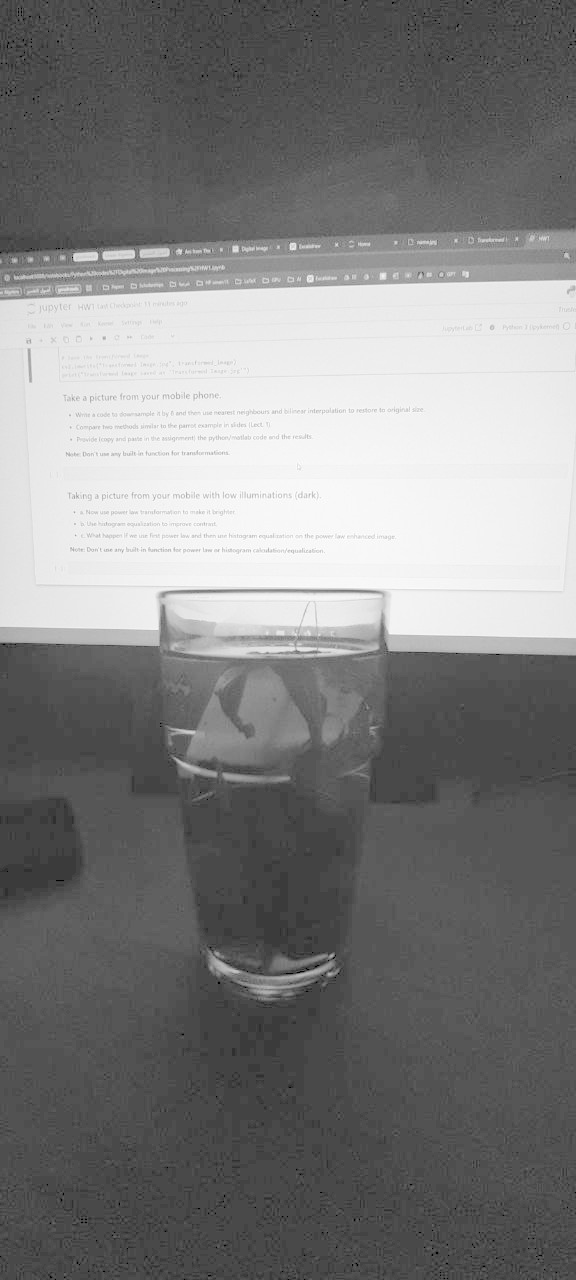
#> input picture Image Enhancement/Images/Power.jpg, 576 x 1280 px, given in place of photo_5.jpg, which was not available
$ python 'Image Enhancement.py'
#> lines starting #> are read from the running program, lines starting #| are printed output that depends on the picture; pictures that were not available may be replaced by others from this repository, and a replacement may not be noted
# -*- coding: utf-8 -*-
"""Untitled0.ipynb

Automatically generated by Colab.

Original file is located at
    https://colab.research.google.com/drive/1zHCN9EH2YKICt3wiuJSzzSTo-9FALmZG
"""

import numpy as np
import cv2
import matplotlib.pyplot as plt


def get_user_inputs():
    """Prompts user for gamma (γ) and c values for Power Law Transformation, ensuring valid input."""
    print("\n=== Image Enhancement Parameters ===")
    print("Your image appears dark, making details hard to see. We will apply both enhancements:")
    print("\n1️⃣ Power Law Transformation (Gamma Correction)")
    print("   - Formula: s = c * r^γ")
    print("   - If γ < 1 → The image becomes brighter.")
    print("   - If γ > 1 → The image becomes darker.")
    print("\n2️⃣ Histogram Equalization")
    print("   - Automatically adjusts contrast by redistributing pixel intensities.")
    print("\n=================================")

    while True:
        try:
            gamma = float(input("\nEnter γ value (Recommended: 0 < γ < 1 for brightening): "))
            if gamma > 0:
                while True:
                    try:
                        c = float(input("Enter c value (Recommended: c > 0, typically 1): "))
                        if c > 0:
                            return gamma, c
                        else:
                            print("⚠️ Invalid input! c must be greater than 0.")
                    except ValueError:
                        print("⚠️ Invalid input! Please enter a numeric value for c.")
            else:
                print("⚠️ Invalid input! γ must be greater than 0.")
        except ValueError:
            print("⚠️ Invalid input! Please enter a numeric value for γ.")


def compute_pdf(image):
    """Computes and returns the Probability Density Function (PDF) of an image."""
    h, w = image.shape
    hist = np.zeros(256, dtype=int)

    # Compute histogram
    for i in range(h):
        for j in range(w):
            hist[image[i, j]] += 1

    # Convert to PDF by normalizing
    pdf = hist / np.sum(hist)
    return pdf


def power_law_transformation(image, gamma, c):
    """Applies Power Law (Gamma) Transformation"""
    power_image = np.zeros_like(image)
    normalized_image = (image - np.min(image))/(np.max(image)-np.min(image))
    power_image = c*normalized_image**gamma
    power_image = np.clip(power_image * 255, 0, 255).astype(np.uint8)

    return power_image


def histogram_equalization(image):
    """Applies Histogram Equalization"""
    h, w = image.shape
    pdf = compute_pdf(image)
    cdf = np.zeros(256, dtype=float)
    cdf[0] = pdf[0]
    for i in range(1, 256):
        cdf[i] = cdf[i - 1] + pdf[i]

    cdf_normalized = cdf*255
    cdf_normalized_rounded = np.round(cdf_normalized).astype(np.uint8)

    histogram_image = np.zeros_like(image)
    for i in range(h):
        for j in range(w):
            histogram_image[i, j] = cdf_normalized_rounded[image[i, j]]

    return histogram_image


def plot_pdfs(images, titles):
    """Plots the PDFs of one or multiple images"""
    plt.figure(figsize=(15, 5))

    for i, (image, title) in enumerate(zip(images, titles), 1):
        pdf = compute_pdf(image)
        plt.subplot(1, len(images), i)
        plt.bar(range(256), pdf, color='black')
        plt.title(title)
        plt.xlabel("Pixel Intensity")
        plt.ylabel("Probability")
        plt.xlim([0, 255])  # Keep x-axis range consistent

    plt.tight_layout()
    plt.show()


def display_images(power, hist, power_hist):
    """Displays the original, power-law transformed, histogram equalized, and combined images."""
    plt.figure(figsize=(9,6))

    plt.subplot(1,3,1)
    plt.imshow(power, cmap='gray')
    plt.title("Power Law Transformation")
    plt.axis("off")

    plt.subplot(1,3,2)
    plt.imshow(hist, cmap='gray')
    plt.title("Histogram Equalization")
    plt.axis("off")

    plt.subplot(1,3,3)
    plt.imshow(power_hist, cmap='gray')
    plt.title("Power Law >> Histogram")
    plt.axis("off")

    plt.tight_layout()
    plt.show()


def save_images(power, hist, power_hist):
    """Saves the transformed images."""
    cv2.imwrite("Power_Image.jpg", power)
    cv2.imwrite("Histogram_Image.jpg", hist)
    cv2.imwrite("Power_Histogram_Image.jpg", power_hist)
    print("\n✅ Images saved successfully!")
    print("Power Image saved as 'Power_Image.jpg'")
    print("Histogram Image saved as 'Histogram_Image.jpg'")
    print("Power Histogram Image saved as 'Power_Histogram_Image.jpg'")


# Load Image
image_path = r"C:\Users\ahmad\Python codes\Digital Image Processing\images\photo_5.jpg"
image = cv2.imread(image_path, cv2.IMREAD_GRAYSCALE)
#> image is the input picture: shape (1280, 576); min 0, max 255, mean 128.1
#> the loop in get_user_inputs, `while True:` made 1 pass; the answer given on pass 1: 1

if image is None:
    print("❌ Error: Image not found. Please check the file path.")
    exit()

# Display Original Image
plt.imshow(image, cmap='gray')
plt.title("Original Image")
plt.axis("off")
plt.show()

# Get User Inputs
gamma, c = get_user_inputs()

# Apply Transformations
power_image = power_law_transformation(image, gamma, c)
histogram_image = histogram_equalization(image)
#> in histogram_equalization, `pdf = compute_pdf(image)`: pdf = 256 values, max 0.114 at index 73, min 0 at index 7, mean 0.00391
#> after the loop in histogram_equalization, `for i in range(1, 256):`: cdf = 256 values from 0.000267 to 1
#> in histogram_equalization, `cdf_normalized = cdf*255`: cdf_normalized = 256 values from 0.0681 to 255
#> in histogram_equalization, `cdf_normalized_rounded = np.round(cdf_normalized).astype(np.uint8)`: cdf_normalized_rounded = 256 values from 0 to 255
#> after the loop in histogram_equalization, `for i in range(h):`:
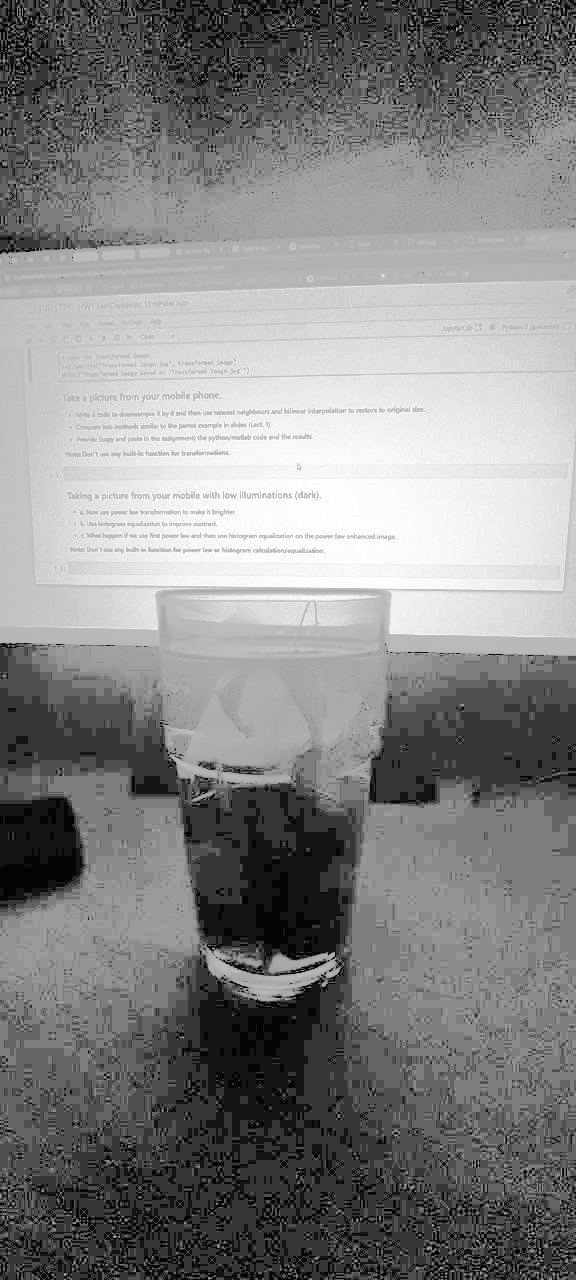
#> histogram_image: shape (1280, 576); min 0, max 255, mean 132.3
power_histogram_image = histogram_equalization(power_image)

# Display images
display_images(power_image, histogram_image, power_histogram_image)
#> in display_images, `plt.show()`:
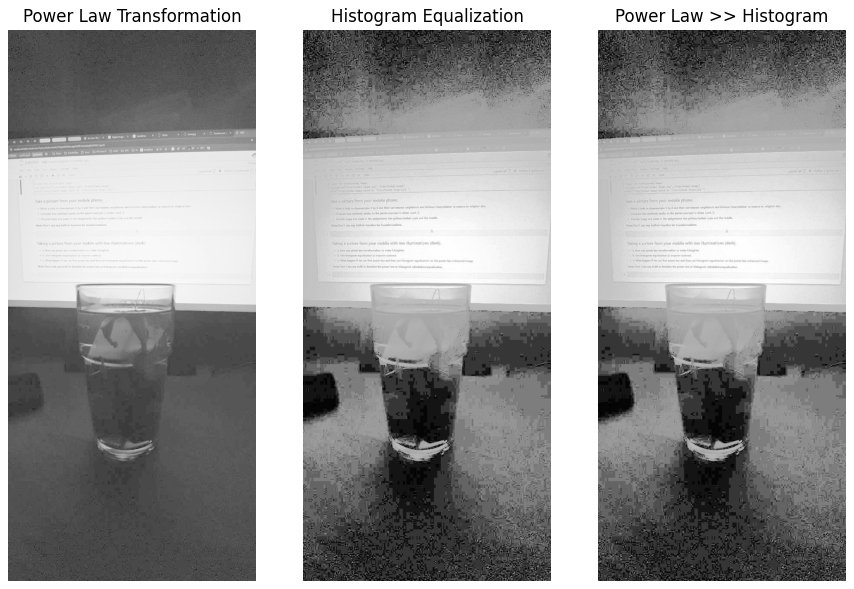
#> figure drawn by matplotlib, 3 panels

# Plot PDFs
images = [image, histogram_image, power_histogram_image]
titles = ["PDF of Original Image", "PDF of Histogram Equalized Image", "PDF of Power Law >> Histogram"]
plot_pdfs(images, titles)
#> the loop in plot_pdfs, `for i, (image, title) in enumerate(zip(images, titles), 1):` made 3 passes
#> title on passes 1 to 3: 'PDF of Original Image', 'PDF of Histogram Equalized Image', 'PDF of Power Law >> Histogram'
#> in plot_pdfs, `plt.show()`:
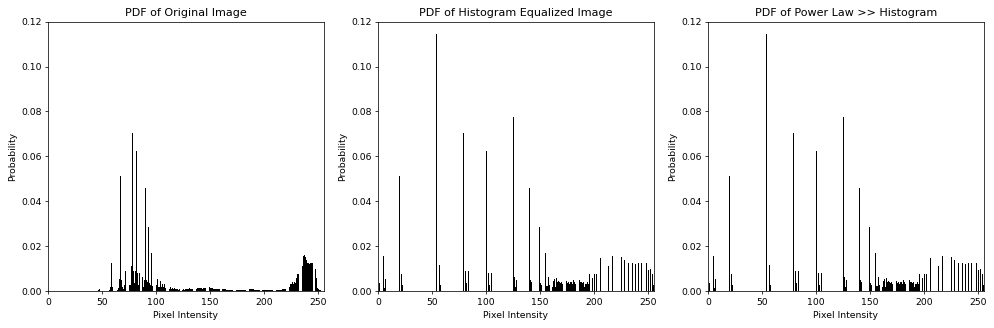
#> figure drawn by matplotlib, 3 panels; panel 1: tallest bar 0.114 high, from x = 72.6 to 73.4; panel 2: tallest bar 0.114 high, from x = 53.6 to 54.4; panel 3: tallest bar 0.114 high, from x = 53.6 to 54.4

# Save images
save_images(power_image, histogram_image, power_histogram_image)
